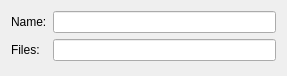
<?xml version="1.0" encoding="UTF-8"?>
<ui version="4.0">
 <class>Dialog</class>
 <widget class="QDialog" name="Dialog">
  <property name="geometry">
   <rect>
    <x>0</x>
    <y>0</y>
    <width>287</width>
    <height>76</height>
   </rect>
  </property>
  <property name="windowTitle">
   <string>Dialog</string>
  </property>
  <layout class="QVBoxLayout" name="verticalLayout">
   <item>
    <layout class="QFormLayout" name="formLayout">
     <item row="0" column="0">
      <widget class="QLabel" name="label">
       <property name="text">
        <string>Name:</string>
       </property>
      </widget>
     </item>
     <item row="0" column="1">
      <widget class="QLineEdit" name="lineEdit"/>
     </item>
     <item row="1" column="0">
      <widget class="QLabel" name="label_2">
       <property name="text">
        <string>Files:</string>
       </property>
      </widget>
     </item>
     <item row="1" column="1">
      <widget class="QLineEdit" name="lineEdit_2"/>
     </item>
    </layout>
   </item>
  </layout>
 </widget>
 <resources/>
 <connections/>
</ui>
